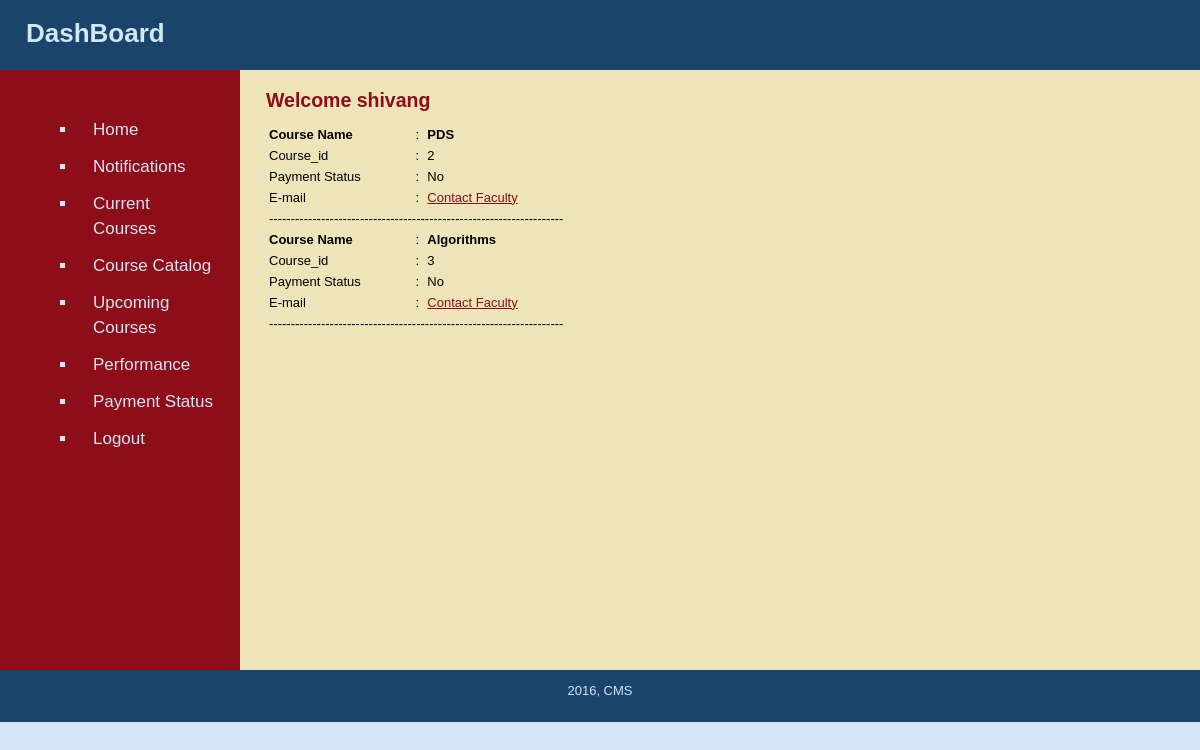
/student_dashboard.php?payment_status (signed in), run on the app's committed database.
### tables this page shows
CREATE TABLE IF NOT EXISTS `student` (
`Student_id` int(11) NOT NULL,
  `Firstname` varchar(255) DEFAULT NULL,
  `Lastname` varchar(255) DEFAULT NULL,
  `email_id` varchar(255) DEFAULT NULL,
  `username` varchar(20) DEFAULT NULL,
  `password` varchar(20) DEFAULT NULL,
  `DOB` date DEFAULT NULL
);

CREATE TABLE IF NOT EXISTS `course` (
`Course_id` int(11) NOT NULL,
  `Course_name` varchar(255) DEFAULT NULL,
  `Start_date` date DEFAULT NULL,
  `Duration` varchar(30) DEFAULT NULL,
  `Department` varchar(255) DEFAULT NULL,
  `End_date` date NOT NULL,
  `File` varchar(255) NOT NULL
);

### student_dashboard.php (the view, shortened to what this page needs)
<?php require_once("includes/connection.php"); ?>
<?php include("includes/student_dashboard_up.php"); ?>
		<td id="page">
			<?php
				if(isset($_SESSION['User_id']))
				{
					$user_id = mysql_escape_string($_SESSION["User_id"]);
				}
				else
				{
					echo "Session variables can't be retrieved";
				}
				$sql = "SELECT * FROM student where Student_id = '$user_id' ";
				$result = mysql_query($sql,$conn);
				$row = mysql_fetch_array($result, MYSQL_ASSOC);
				echo "<h2> Welcome ".$row['Firstname']."</h2>";
			?>
			<?php
				if(isset($_GET['notify']))
				{
					$student_id = mysql_escape_string($_SESSION['User_id']);
					$sql = "SELECT * FROM course WHERE Course_id IN (SELECT Course_id FROM enrolled_in WHERE Student_id='$student_id') ";
					$retval = mysql_query( $sql, $conn );
					if(! $retval )
					{
						die('Could not get data: ' . mysql_error());
					}
					while($row = mysql_fetch_array($retval, MYSQL_ASSOC))
					{
						echo "<b> Course_id : {$row['Course_id']} ".
						"Course Name :{$row['Course_name']} ".
						"Department : {$row['Department']}  </b> <br>";
						$nestedsql = "SELECT Message,Date FROM notification WHERE Course_id = {$row['Course_id']} ORDER BY Date";
						$nestedretval = mysql_query( $nestedsql, $conn );
						if(! $nestedretval )
						{
							die('Could not get data: ' . mysql_error());
						}
						while($nestedrow = mysql_fetch_array($nestedretval, MYSQL_ASSOC))
						{
							echo "</br> ";
							echo "{$nestedrow['Date']}" . "...............". "<i> {$nestedrow['Message']} </i> <br>";
						}
						echo "</br> <br>";
					}
				}
				elseif(isset($_GET['payment_status']))
				{
					$student_id = mysql_escape_string($_SESSION['User_id']);
					$sql = "SELECT * FROM course WHERE Course_id IN (SELECT Course_id FROM enrolled_in WHERE Student_id='$student_id') ";
					$retval = mysql_query( $sql, $conn );
					?>
					<table >
					<?php
					while($row = mysql_fetch_array($retval, MYSQL_ASSOC))
					{
						echo "<tr><td><strong> Course Name </strong></td><td align='center'>:</td> <td> <strong>{$row['Course_name']} </strong></td></tr> ".
						"<tr><td>Course_id </td><td align='center'>:</td> <td>  {$row['Course_id']} </td></tr> ";
						$c_id = $row['Course_id'];
						$paymentsql = "SELECT Payment_status FROM enrolled_in WHERE Student_id= '$student_id' AND Course_id='$c_id'";
						$paymentret = mysql_query( $paymentsql, $conn );
						$paymentrow = mysql_fetch_array($paymentret, MYSQL_ASSOC);
						if($paymentrow['Payment_status'] == 'Yes')
							echo "<tr><td>Payment Status </td><td align='center'>:</td> <td> Yes </td></tr>";
						else
							echo "<tr><td>Payment Status </td><td align='center'>:</td> <td> No </td></tr>";
						$newsql = "SELECT email_id FROM professor WHERE Professor_id IN (SELECT Professor_id FROM teaches WHERE Course_id='$c_id')";
						$newret = mysql_query( $newsql, $conn );
						$row1 = mysql_fetch_array($newret, MYSQL_ASSOC);
						$prof_mail = $row1['email_id'];
						echo "<tr><td>E-mail</td><td align='center'>:</td> <td><a href='mailto:".$prof_mail."'"."> Contact Faculty </a></td></tr>";
						echo "<tr><td colspan='3'>--------------------------------------------------------------------</td></tr>";
					}
					?>
					</table>
					<?php
				}
				elseif(isset($_GET['perform']))
				{
					echo "perform pressed";
				}
			?>
		</td>
<?php include("includes/student_dashboard_down.php"); ?>

### stylesheets/public.css (style rules this page uses)
html { height: 100%; width: 100%; }
body { width: 100%; height: 100%; margin: 0px; padding: 0px; border: 0px; font-family: Verdana, Arial, Helvetica, sans-serif; background: #D4E6F4; font-size: 13px; line-height: 15px; }
table, tr, td { border-collapse: collapse; vertical-align: top; font-size: 13px; line-height: 15px; }
th,td { padding: 3px; }
a { color: #8D0D19; }
#page { padding-left: 2em; vertical-align: top; background: #EEE4B9; }
#page h2 { color: #8D0D19; margin-top: 1em; }

### data on the page
student: Firstname "shivang"
course: Course_name "PDS", Course_id "2"
course: Course_name "Algorithms", Course_id "3"
